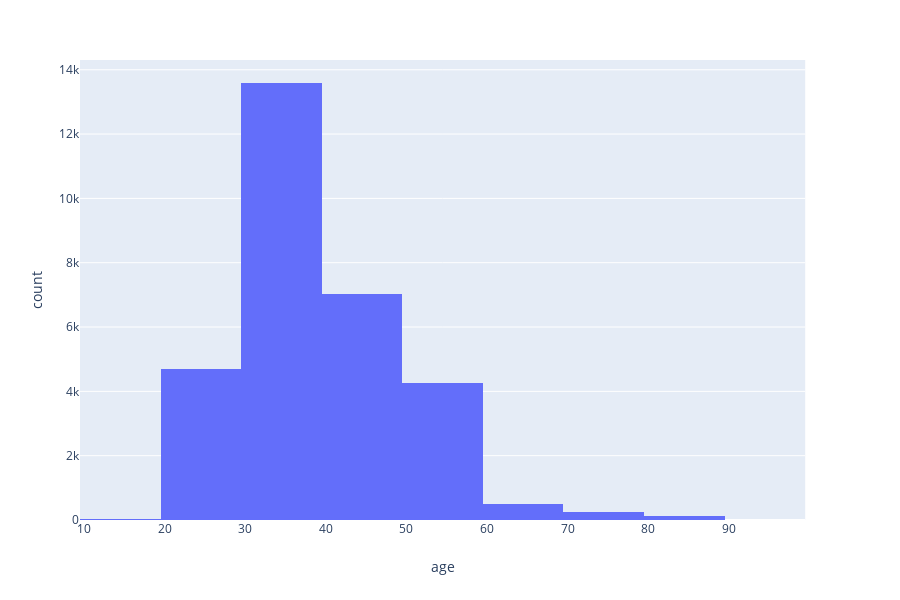

The notebook cell this image was saved under:
### Markdown cell above
### Age

### Code cell
fig_age = px.histogram(bank_mkt_3, x ='age', nbins = 15)
fig_age.show()

### Figure 1 — Plotly figure (JSON) as saved in the notebook; plotly's stock layout.template omitted (floating-point values rounded to 4 significant figures; data arrays with more than 128 entries replaced by an {"elided": "..."} marker saying what was removed)
{"data": [{"alignmentgroup": "True", "bingroup": "x", "hoverlabel": {"namelength": 0}, "hovertemplate": "age=%{x}<br>count=%{y}", "legendgroup": "", "marker": {"color": "#636efa"}, "name": "", "nbinsx": 15, "offsetgroup": "", "orientation": "v", "showlegend": false, "type": "histogram", "x": {"elided": "30478 int values"}, "xaxis": "x", "yaxis": "y"}], "layout": {"barmode": "relative", "height": 600, "legend": {"tracegroupgap": 0}, "margin": {"t": 60}, "xaxis": {"anchor": "y", "domain": [0, 0.98], "title": {"text": "age"}}, "yaxis": {"anchor": "x", "domain": [0, 1], "title": {"text": "count"}}}}
